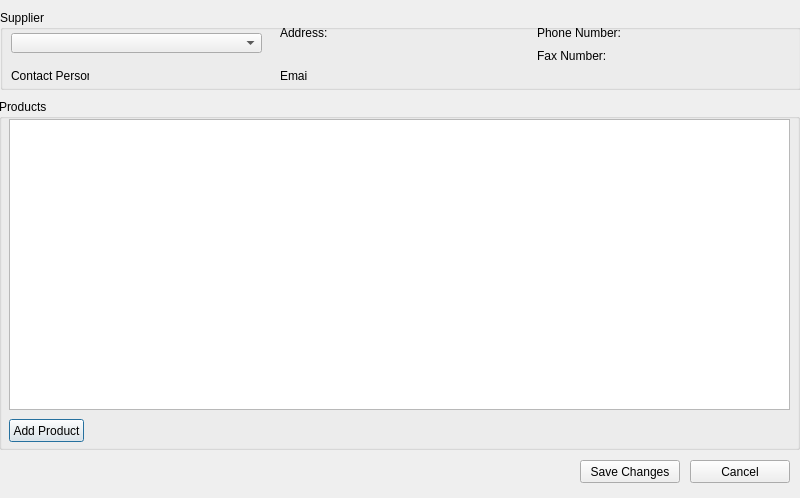
<?xml version="1.0" encoding="UTF-8"?>
<ui version="4.0">
 <class>productsDialog</class>
 <widget class="QDialog" name="productsDialog">
  <property name="geometry">
   <rect>
    <x>0</x>
    <y>0</y>
    <width>800</width>
    <height>498</height>
   </rect>
  </property>
  <property name="windowTitle">
   <string>Edit Products</string>
  </property>
  <property name="windowIcon">
   <iconset resource="resources.qrc">
    <normaloff>:/podbicon.png</normaloff>:/podbicon.png</iconset>
  </property>
  <widget class="QGroupBox" name="supplierGroupBox">
   <property name="geometry">
    <rect>
     <x>0</x>
     <y>10</y>
     <width>801</width>
     <height>80</height>
    </rect>
   </property>
   <property name="title">
    <string>Supplier</string>
   </property>
   <widget class="QComboBox" name="supplierComboBox">
    <property name="geometry">
     <rect>
      <x>11</x>
      <y>23</y>
      <width>251</width>
      <height>20</height>
     </rect>
    </property>
   </widget>
   <widget class="QWidget" name="layoutWidget">
    <property name="geometry">
     <rect>
      <x>280</x>
      <y>14</y>
      <width>512</width>
      <height>40</height>
     </rect>
    </property>
    <layout class="QGridLayout" name="gridLayout" rowminimumheight="16,16" columnminimumwidth="80,166,80,166">
     <item row="0" column="0">
      <widget class="QLabel" name="label_11">
       <property name="text">
        <string>Address:</string>
       </property>
      </widget>
     </item>
     <item row="0" column="2">
      <widget class="QLabel" name="label_8">
       <property name="text">
        <string>Phone Number:</string>
       </property>
      </widget>
     </item>
     <item row="0" column="3">
      <widget class="QLabel" name="supplierPhoneLabel">
       <property name="text">
        <string/>
       </property>
      </widget>
     </item>
     <item row="1" column="2">
      <widget class="QLabel" name="label_9">
       <property name="text">
        <string>Fax Number:</string>
       </property>
      </widget>
     </item>
     <item row="1" column="3">
      <widget class="QLabel" name="supplierFaxLabel">
       <property name="text">
        <string/>
       </property>
      </widget>
     </item>
     <item row="0" column="1" rowspan="2">
      <widget class="QLabel" name="supplierAddressLabel">
       <property name="text">
        <string/>
       </property>
       <property name="alignment">
        <set>Qt::AlignLeading|Qt::AlignLeft|Qt::AlignTop</set>
       </property>
       <property name="wordWrap">
        <bool>true</bool>
       </property>
      </widget>
     </item>
    </layout>
   </widget>
   <widget class="QLabel" name="label_7">
    <property name="geometry">
     <rect>
      <x>11</x>
      <y>58</y>
      <width>78</width>
      <height>16</height>
     </rect>
    </property>
    <property name="text">
     <string>Contact Person:</string>
    </property>
   </widget>
   <widget class="QLabel" name="label_10">
    <property name="geometry">
     <rect>
      <x>280</x>
      <y>58</y>
      <width>28</width>
      <height>16</height>
     </rect>
    </property>
    <property name="text">
     <string>Email:</string>
    </property>
   </widget>
   <widget class="QLabel" name="supplierEmailLabel">
    <property name="geometry">
     <rect>
      <x>365</x>
      <y>58</y>
      <width>421</width>
      <height>16</height>
     </rect>
    </property>
    <property name="text">
     <string/>
    </property>
   </widget>
   <widget class="QLabel" name="supplierContactLabel">
    <property name="geometry">
     <rect>
      <x>102</x>
      <y>58</y>
      <width>151</width>
      <height>16</height>
     </rect>
    </property>
    <property name="text">
     <string/>
    </property>
   </widget>
  </widget>
  <widget class="QGroupBox" name="productsGroupBox">
   <property name="geometry">
    <rect>
     <x>-1</x>
     <y>99</y>
     <width>801</width>
     <height>351</height>
    </rect>
   </property>
   <property name="title">
    <string>Products</string>
   </property>
   <widget class="QTableView" name="tableView">
    <property name="geometry">
     <rect>
      <x>10</x>
      <y>20</y>
      <width>781</width>
      <height>291</height>
     </rect>
    </property>
   </widget>
   <widget class="QPushButton" name="addRowPushButton">
    <property name="geometry">
     <rect>
      <x>10</x>
      <y>320</y>
      <width>75</width>
      <height>23</height>
     </rect>
    </property>
    <property name="toolTip">
     <string>Add a new product to the table</string>
    </property>
    <property name="text">
     <string>Add Product</string>
    </property>
   </widget>
  </widget>
  <widget class="QPushButton" name="cancelPushButton">
   <property name="geometry">
    <rect>
     <x>690</x>
     <y>460</y>
     <width>100</width>
     <height>23</height>
    </rect>
   </property>
   <property name="sizePolicy">
    <sizepolicy hsizetype="Minimum" vsizetype="Fixed">
     <horstretch>0</horstretch>
     <verstretch>0</verstretch>
    </sizepolicy>
   </property>
   <property name="toolTip">
    <string>Close the dialog, discarding any changes</string>
   </property>
   <property name="text">
    <string>Cancel</string>
   </property>
  </widget>
  <widget class="QPushButton" name="savePushButton">
   <property name="geometry">
    <rect>
     <x>580</x>
     <y>460</y>
     <width>100</width>
     <height>23</height>
    </rect>
   </property>
   <property name="sizePolicy">
    <sizepolicy hsizetype="Minimum" vsizetype="Fixed">
     <horstretch>0</horstretch>
     <verstretch>0</verstretch>
    </sizepolicy>
   </property>
   <property name="toolTip">
    <string>Save changes and close the dialog</string>
   </property>
   <property name="text">
    <string>Save Changes</string>
   </property>
  </widget>
 </widget>
 <resources>
  <include location="resources.qrc"/>
 </resources>
 <connections/>
</ui>
